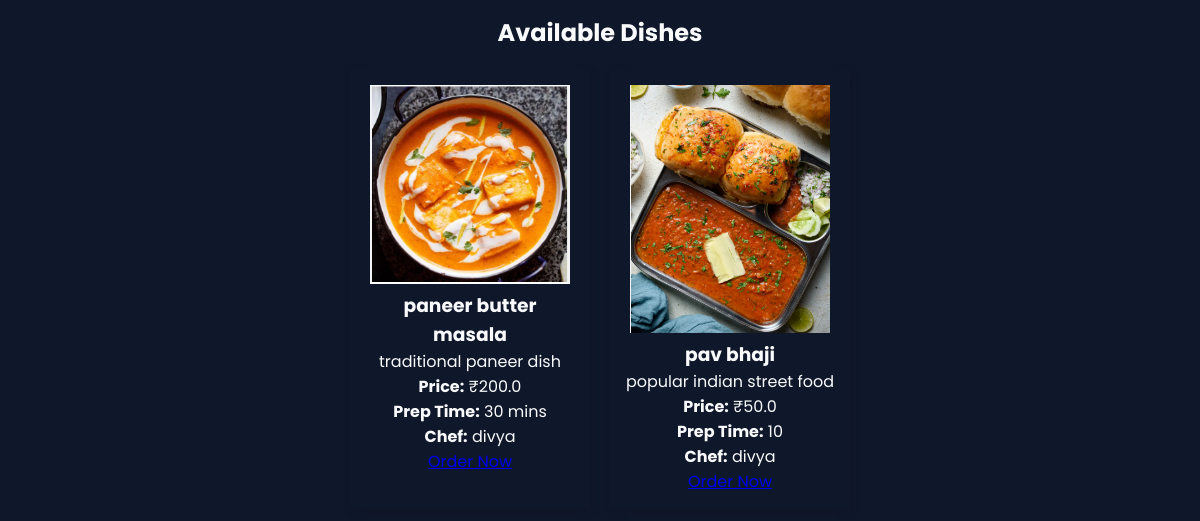
Before: /menu with the older database file.
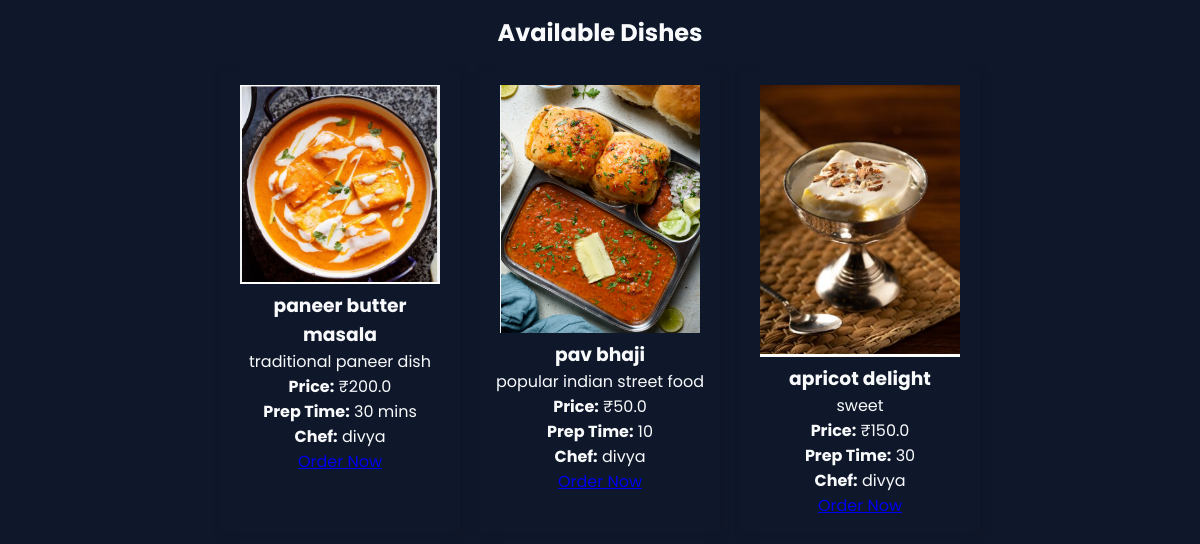
After: the same page with the newer database file.
### tables this page shows
CREATE TABLE dishes (
    id INTEGER PRIMARY KEY AUTOINCREMENT,
    chef_id INTEGER,
    name TEXT NOT NULL,
    description TEXT,
    price REAL,
    prep_time TEXT,
    image_filename TEXT
, available INTEGER DEFAULT 1);

CREATE TABLE chefs (
    id INTEGER PRIMARY KEY AUTOINCREMENT,
    name TEXT NOT NULL,
    email TEXT UNIQUE NOT NULL,
    password TEXT NOT NULL
);

### app.py (the view)
@app.route('/menu')
def view_menu():
    conn = sqlite3.connect('database.db')
    conn.row_factory = sqlite3.Row
    cursor = conn.cursor()
    cursor.execute('''
        SELECT dishes.*, chefs.name AS chef_name
        FROM dishes
        JOIN chefs ON dishes.chef_id = chefs.id
        WHERE dishes.available = 1
    ''')
    dishes = cursor.fetchall()
    conn.close()
    return render_template('menu.html', dishes=dishes)

### templates/menu.html (shortened to what this page needs)
{% extends 'base.html' %}
{% block content %}
<h2 style="text-align: center; padding-top: 15px;">Available Dishes</h2>
<div class="dish-container">
  {% for dish in dishes %}
    <div class="dish-card">
      <img src="{{ url_for('uploaded_file', filename=dish['image_filename']) }}" width="200">
      <h3>{{ dish['name'] }}</h3>
      <p>{{ dish['description'] }}</p>
      <p><strong>Price:</strong> ₹{{ dish['price'] }}</p>
      <p><strong>Prep Time:</strong> {{ dish['prep_time'] }}</p>
      <p><strong>Chef:</strong> {{ dish['chef_name'] }}</p>
      <a href="/place_order/{{ dish['id'] }}">Order Now</a>
    </div>
  {% endfor %}
</div>
{% endblock %}

### templates/base.html (shortened to what this page needs)
<!DOCTYPE html>
<html lang="en">
<head>
  <link rel="stylesheet" href="https://cdnjs.cloudflare.com/ajax/libs/font-awesome/6.5.0/css/all.min.css" />
  <link rel="stylesheet" href="{{ url_for('static', filename='styles.css') }}" />
</head>
<body>
  {% block content %}{% endblock %}
</body>
</html>

### static/styles.css (style rules this page uses)
* { margin: 0; padding: 0; box-sizing: border-box; }
body { font-family: 'Segoe UI', sans-serif; color: white; }

### templates/base.html (style rules this page uses)
body { margin: 0; font-family: 'Poppins', sans-serif; background-color: #0f172a; color: #f8fafc; }
.dish-container { display: flex; flex-wrap: wrap; gap: 20px; justify-content: center; margin-top: 20px; }
.dish-card { padding: 15px; width: 240px; box-shadow: 2px 2px 10px rgba(0,0,0,0.1); text-align: center; }

Changed rows visible on the page:
added dishes: image_filename (picture), name "apricot delight", description "sweet", price "150.0", prep_time "30", chef_name "divya"
